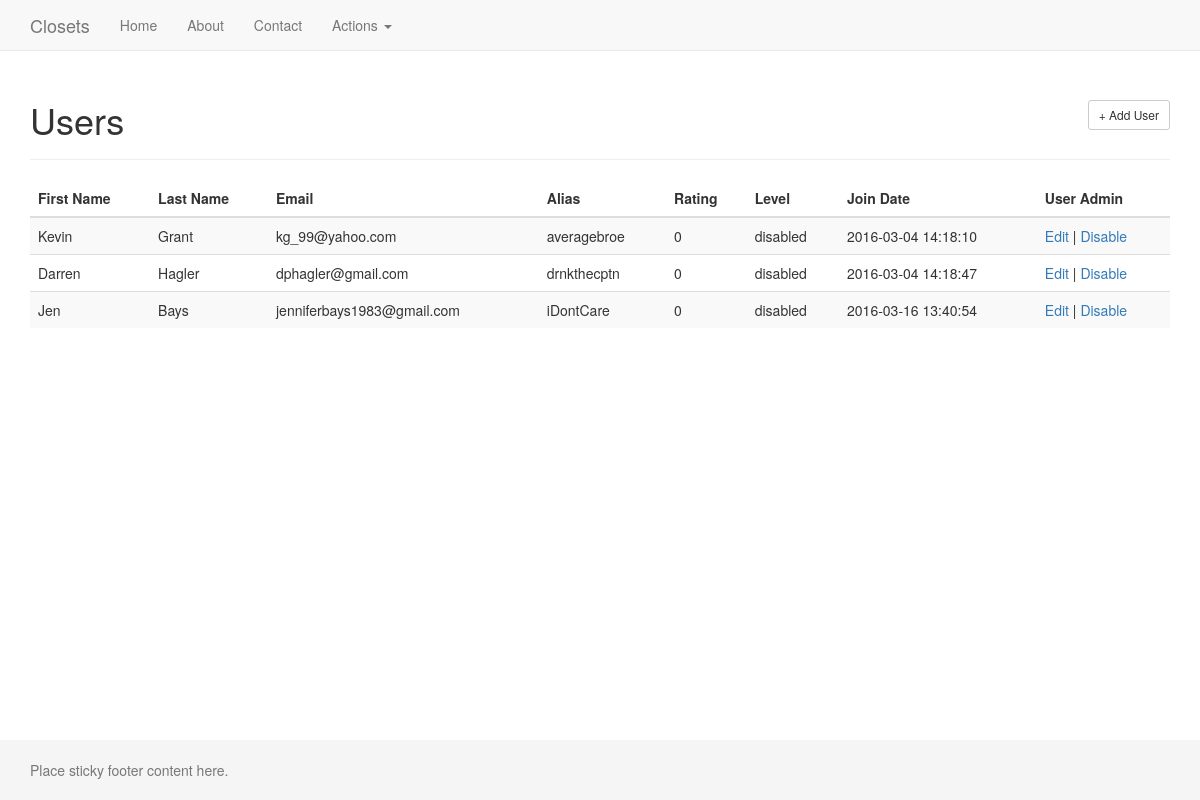
/indexUsers.php, run on the app's committed database.
### tables this page shows
CREATE TABLE IF NOT EXISTS `users` (
  `userId` int(11) NOT NULL AUTO_INCREMENT,
  `firstName` varchar(45) DEFAULT NULL,
  `lastName` varchar(45) DEFAULT NULL,
  `emailAddress` varchar(80) DEFAULT NULL,
  `hashcode` varchar(40) DEFAULT NULL,
  `alias` varchar(45) DEFAULT NULL,
  `rating` int(11) DEFAULT '0',
  `joinDate` datetime DEFAULT CURRENT_TIMESTAMP,
  `levelId` int(11) DEFAULT '4',
  PRIMARY KEY (`userId`),
  UNIQUE KEY `alias_UNIQUE` (`alias`),
  UNIQUE KEY `emailAddress_UNIQUE` (`emailAddress`),
  KEY `fk_users_userLevels1_idx` (`levelId`)
);

CREATE TABLE IF NOT EXISTS `userlevels` (
  `levelId` int(11) NOT NULL AUTO_INCREMENT,
  `levelName` varchar(45) DEFAULT NULL,
  PRIMARY KEY (`levelId`)
);

### indexUsers.php (the view, shortened to what this page needs)
<?php
include 'inc/header.inc';
require 'inc/dbcon.inc';
$query = "SELECT firstName, lastName, emailAddress, alias, rating, levelName, joinDate FROM users INNER JOIN userLevels on users.levelId = userLevels.levelId";
$statement = $db->prepare($query);
$statement->execute();
$users = $statement->fetchall();
?>
<div class="container">
  <div class="page-header">
	<a href="addUser.php"><button type="button" class="btn btn-default pull-right btn-sm" > + Add User</button></a>
	<h1>Users</h1>
  </div>
	<table class="table table-striped">
		<thead>
			<tr>
			<th>First Name</th>
			<th>Last Name</th>
			<th>Email</th>
			<th>Alias</th>
			<th>Rating</th>
			<th>Level</th>
			<th>Join Date</th>
			<th>User Admin</th>
			</tr>
		</thead>
		<tbody>
	<?php foreach($users as $user){?>
	<tr>
		<td><?php echo $user['firstName']; ?></td>
		<td><?php echo $user['lastName']; ?></td>
		<td><?php echo $user['emailAddress']; ?></td>
		<td><?php echo $user['alias']; ?></td>
		<td><?php echo $user['rating']; ?></td>
		<td><?php echo $user['levelName']; ?></td>
		<td><?php echo $user['joinDate']; ?></td>
		<td><a href="editUser.php?email=<?php echo $user['emailAddress']; ?>">Edit</a> | <a href="disableUser.php?email=<?php echo $user['emailAddress']; ?>">Disable</a></td>
	</tr>
	<?php  } ?>
		</tbody>
	</table>
</div>
<?php
include 'inc/footer.inc';
?>

### inc/header.inc (shortened to what this page needs)
<!DOCTYPE html>
<html lang="en">
  <head>
	<link href="assets/css/closets.css" rel="stylesheet">
    <link href="assets/css/bootstrap.min.css" rel="stylesheet">
    <link href="assets/css/sticky-footer-navbar.css" rel="stylesheet">
  </head>
  <body>
    <nav class="navbar navbar-default navbar-fixed-top">
      <div class="container">
        <div class="navbar-header">
          <a class="navbar-brand" href="index.php">Closets</a>
        </div>
        <div id="navbar" class="collapse navbar-collapse">
          <ul class="nav navbar-nav">
            <li><a href="index.php">Home</a></li>
            <li><a href="#about">About</a></li>
            <li><a href="#contact">Contact</a></li>
            <li class="dropdown">
              <a href="#" class="dropdown-toggle" data-toggle="dropdown" role="button" aria-haspopup="true" aria-expanded="false">Actions <span class="caret"></span></a>
            </li>
          </ul>
        </div>
      </div>
    </nav>

### inc/footer.inc (shortened to what this page needs)
<footer class="footer">
      <div class="container">
        <p class="text-muted">Place sticky footer content here.</p>
      </div>
    </footer>
  </body>
</html>

### assets/css/closets.css (style rules this page uses)
table th, table td { padding: 5px; }

### assets/css/sticky-footer-navbar.css (style rules this page uses)
html { position: relative; min-height: 100%; }
body { margin-bottom: 60px; }
.footer { position: absolute; bottom: 0; width: 100%; height: 60px; background-color: #f5f5f5; }
body > .container { padding: 60px 15px 0; }
.container .text-muted { margin: 20px 0; }
.footer > .container { padding-right: 15px; padding-left: 15px; }

### data on the page
users: firstName "Kevin", lastName "Grant", emailAddress "kg_99@yahoo.com", alias "averagebroe", rating "0", levelId.levelName "disabled", joinDate "2016-03-04 14:18:10"
users: firstName "Darren", lastName "Hagler", emailAddress "dphagler@gmail.com", alias "drnkthecptn", rating "0", levelId.levelName "disabled", joinDate "2016-03-04 14:18:47"
users: firstName "Jen", lastName "Bays", emailAddress "jenniferbays1983@gmail.com", alias "iDontCare", rating "0", levelId.levelName "disabled", joinDate "2016-03-16 13:40:54"
